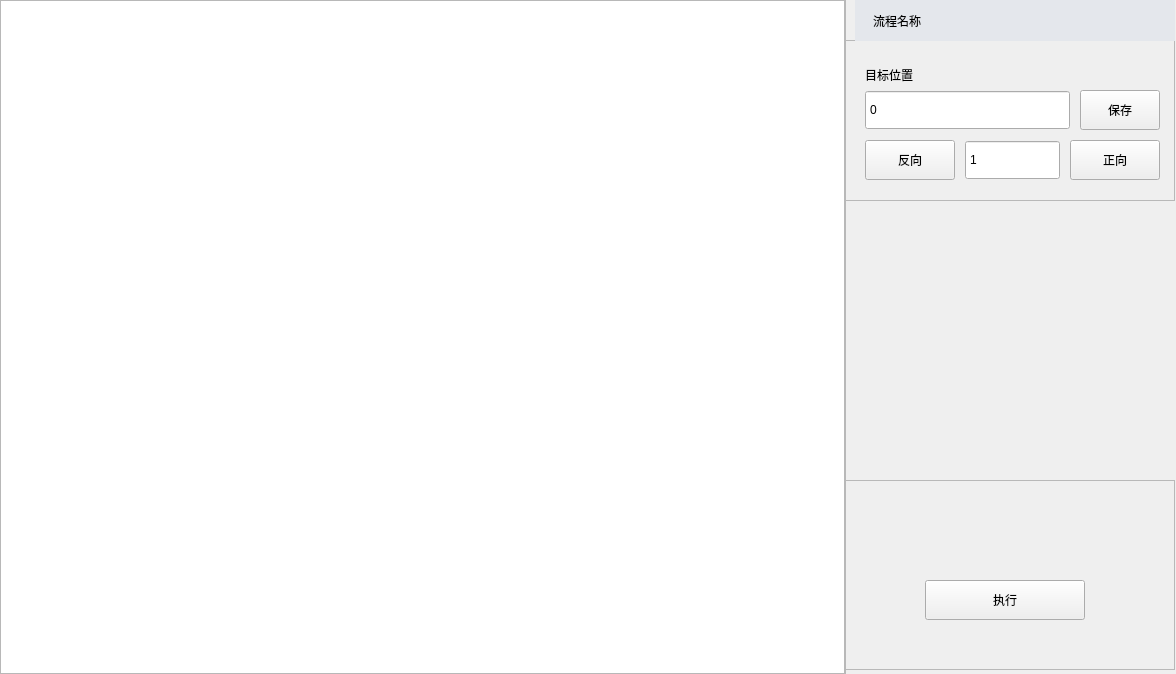
<?xml version="1.0" encoding="UTF-8"?>
<ui version="4.0">
 <class>TrkStepModuleWgt</class>
 <widget class="QWidget" name="TrkStepModuleWgt">
  <property name="geometry">
   <rect>
    <x>0</x>
    <y>0</y>
    <width>1176</width>
    <height>674</height>
   </rect>
  </property>
  <property name="windowTitle">
   <string>Form</string>
  </property>
  <widget class="QTableWidget" name="tableWidget">
   <property name="geometry">
    <rect>
     <x>0</x>
     <y>0</y>
     <width>845</width>
     <height>674</height>
    </rect>
   </property>
   <property name="verticalScrollMode">
    <enum>QAbstractItemView::ScrollPerPixel</enum>
   </property>
   <property name="horizontalScrollMode">
    <enum>QAbstractItemView::ScrollPerPixel</enum>
   </property>
   <property name="showGrid">
    <bool>false</bool>
   </property>
   <attribute name="verticalHeaderDefaultSectionSize">
    <number>46</number>
   </attribute>
  </widget>
  <widget class="QFrame" name="line_v_2">
   <property name="geometry">
    <rect>
     <x>845</x>
     <y>0</y>
     <width>1</width>
     <height>674</height>
    </rect>
   </property>
   <property name="frameShape">
    <enum>QFrame::StyledPanel</enum>
   </property>
   <property name="frameShadow">
    <enum>QFrame::Raised</enum>
   </property>
   <property name="lines" stdset="0">
    <string>solid</string>
   </property>
  </widget>
  <widget class="QWidget" name="widget_pos" native="true">
   <property name="geometry">
    <rect>
     <x>845</x>
     <y>0</y>
     <width>330</width>
     <height>674</height>
    </rect>
   </property>
   <property name="styleSheet">
    <string notr="true">QFrame#widget_pos
{
	border:1px solid #a4a4a4;
}</string>
   </property>
   <widget class="QFrame" name="frame">
    <property name="geometry">
     <rect>
      <x>0</x>
      <y>40</y>
      <width>330</width>
      <height>161</height>
     </rect>
    </property>
    <property name="frameShape">
     <enum>QFrame::StyledPanel</enum>
    </property>
    <property name="frameShadow">
     <enum>QFrame::Raised</enum>
    </property>
    <widget class="QPushButton" name="btn_add">
     <property name="geometry">
      <rect>
       <x>225</x>
       <y>100</y>
       <width>90</width>
       <height>40</height>
      </rect>
     </property>
     <property name="text">
      <string>正向</string>
     </property>
     <property name="buttons" stdset="0">
      <string>btn_dlg</string>
     </property>
    </widget>
    <widget class="QLabel" name="label">
     <property name="geometry">
      <rect>
       <x>20</x>
       <y>20</y>
       <width>291</width>
       <height>30</height>
      </rect>
     </property>
     <property name="text">
      <string>目标位置</string>
     </property>
    </widget>
    <widget class="QPushButton" name="btn_save">
     <property name="geometry">
      <rect>
       <x>235</x>
       <y>50</y>
       <width>80</width>
       <height>40</height>
      </rect>
     </property>
     <property name="text">
      <string>保存</string>
     </property>
     <property name="buttons" stdset="0">
      <string>btn_dlg</string>
     </property>
    </widget>
    <widget class="QSpinBox" name="spinBox_pos">
     <property name="geometry">
      <rect>
       <x>120</x>
       <y>100</y>
       <width>95</width>
       <height>40</height>
      </rect>
     </property>
     <property name="buttonSymbols">
      <enum>QAbstractSpinBox::NoButtons</enum>
     </property>
     <property name="minimum">
      <number>1</number>
     </property>
     <property name="maximum">
      <number>999999</number>
     </property>
    </widget>
    <widget class="QSpinBox" name="spinBox_targetPos">
     <property name="geometry">
      <rect>
       <x>20</x>
       <y>50</y>
       <width>205</width>
       <height>40</height>
      </rect>
     </property>
     <property name="buttonSymbols">
      <enum>QAbstractSpinBox::NoButtons</enum>
     </property>
     <property name="minimum">
      <number>0</number>
     </property>
     <property name="maximum">
      <number>999999</number>
     </property>
    </widget>
    <widget class="QPushButton" name="btn_del">
     <property name="geometry">
      <rect>
       <x>20</x>
       <y>100</y>
       <width>90</width>
       <height>40</height>
      </rect>
     </property>
     <property name="text">
      <string>反向</string>
     </property>
     <property name="buttons" stdset="0">
      <string>btn_dlg</string>
     </property>
    </widget>
   </widget>
   <widget class="QFrame" name="frame_2">
    <property name="geometry">
     <rect>
      <x>0</x>
      <y>480</y>
      <width>330</width>
      <height>190</height>
     </rect>
    </property>
    <property name="frameShape">
     <enum>QFrame::StyledPanel</enum>
    </property>
    <property name="frameShadow">
     <enum>QFrame::Raised</enum>
    </property>
    <widget class="QPushButton" name="btn_execute">
     <property name="geometry">
      <rect>
       <x>80</x>
       <y>100</y>
       <width>160</width>
       <height>40</height>
      </rect>
     </property>
     <property name="text">
      <string>执行</string>
     </property>
     <property name="buttons" stdset="0">
      <string>btn_dlg</string>
     </property>
    </widget>
   </widget>
   <widget class="QLabel" name="FlowName">
    <property name="geometry">
     <rect>
      <x>10</x>
      <y>0</y>
      <width>321</width>
      <height>41</height>
     </rect>
    </property>
    <property name="styleSheet">
     <string notr="true">padding-left:15px;
background: #e4e7ec;</string>
    </property>
    <property name="text">
     <string>流程名称</string>
    </property>
   </widget>
  </widget>
 </widget>
 <resources/>
 <connections/>
</ui>
